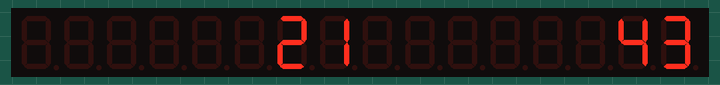
Simulated run of this program. Board: Raspberry Pi Pico running MicroPython. Parts: 16-digit seven-segment display.

Above: at 0.1 s.
At 5.1 s:
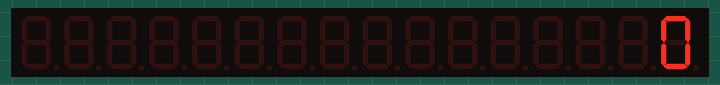

Measured:
- by itself, everything shown: repeats every 10.0 s, in 10 steps

The program:

MAX7219_7_Segment_8_Digit_No_Library_2_Displays_Program_2.py
```python
# Using 8-Digit 7-Segment Display with MAX7219 Driver Chip
#
# No Library! TWO Displays, Add some helper functions Program 2
#
# VCC to 5V rail
# GND Pin to GND rail
# DIN Pin to SPI0 TX - GP19
# CS Pin to SPI0 CSn - GP17
# CLK Pin to SPI0 SCK - GP18
#
# Lori Pfahler
# August 2025

from machine import Pin, SPI
import utime

# Control pins for display
DIN = Pin(19, Pin.OUT)
CLK = Pin(18, Pin.OUT)
CS = Pin(17, Pin.OUT)

# set up the SPI bus
spi = SPI(0, baudrate=100000, polarity=0, phase=0, sck=CLK, mosi=DIN)

# initialize CS pin to high
CS.value(1)

# send commands and values for two displays
# Must send No-Op command to display that is not being addressed (0x00, 0x00)
def send_cmd(address1, value1, address2, value2):
    CS.value(0)
    spi.write(bytes([address2, value2]))
    spi.write(bytes([address1, value1]))
    CS.value(1)

# blank/clear both displays
def clear():
    # clear first display
    for value in range(1, 9):
        send_cmd(value, 0x0F, 0x00, 0x0F)
    # clear second display
    for value in range(1, 9):
        send_cmd(0x00, 0x00, value, 0x0F)

# write test command off
send_cmd(0x0F, 0x00, 0x00, 0x00)
send_cmd(0x00, 0x00, 0x0F, 0x00)

# set normal operation
send_cmd(0x0C, 0x01, 0x00, 0x00)
send_cmd(0x00, 0x00, 0x0C, 0x01)

# enable all digits
send_cmd(0x0B, 0x07, 0x00, 0x00)
send_cmd(0x00, 0x00, 0x0B, 0x07)

# write brightness command - half brightness
send_cmd(0x0A, 0x07, 0x00, 0x00)
send_cmd(0x00, 0x00, 0x0A, 0x07)

# turn on decode mode for all digits
send_cmd(0x09, 0xFF, 0x00, 0x00)
send_cmd(0x00, 0x00, 0x09, 0xFF)

# clear display
clear()

# write the number "1" in digit 0 on second display
send_cmd(0x00, 0x00, 0x01, 0x01)

# write the number "2" in digit 1 on second display
send_cmd(0x00, 0x00, 0x02, 0x02)

# write the number "3" in digit 0 on first display
send_cmd(0x01, 0x03, 0x00, 0x00)

# write the number "4" in digit 1 on first display
send_cmd(0x02, 0x04, 0x00, 0x00)

utime.sleep(5)
clear()

try:
    while True:
        # count from 0 to 9 on first display in digit 0
        for i in range(10):
            send_cmd(0x01, i, 0x00, 0x00)
            utime.sleep(1)


except KeyboardInterrupt:
    # turn display off (shutdown mode)
    send_cmd(0x0C, 0x00, 0x00, 0x00)
    send_cmd(0x00, 0x00, 0x0C, 0x00)
```
